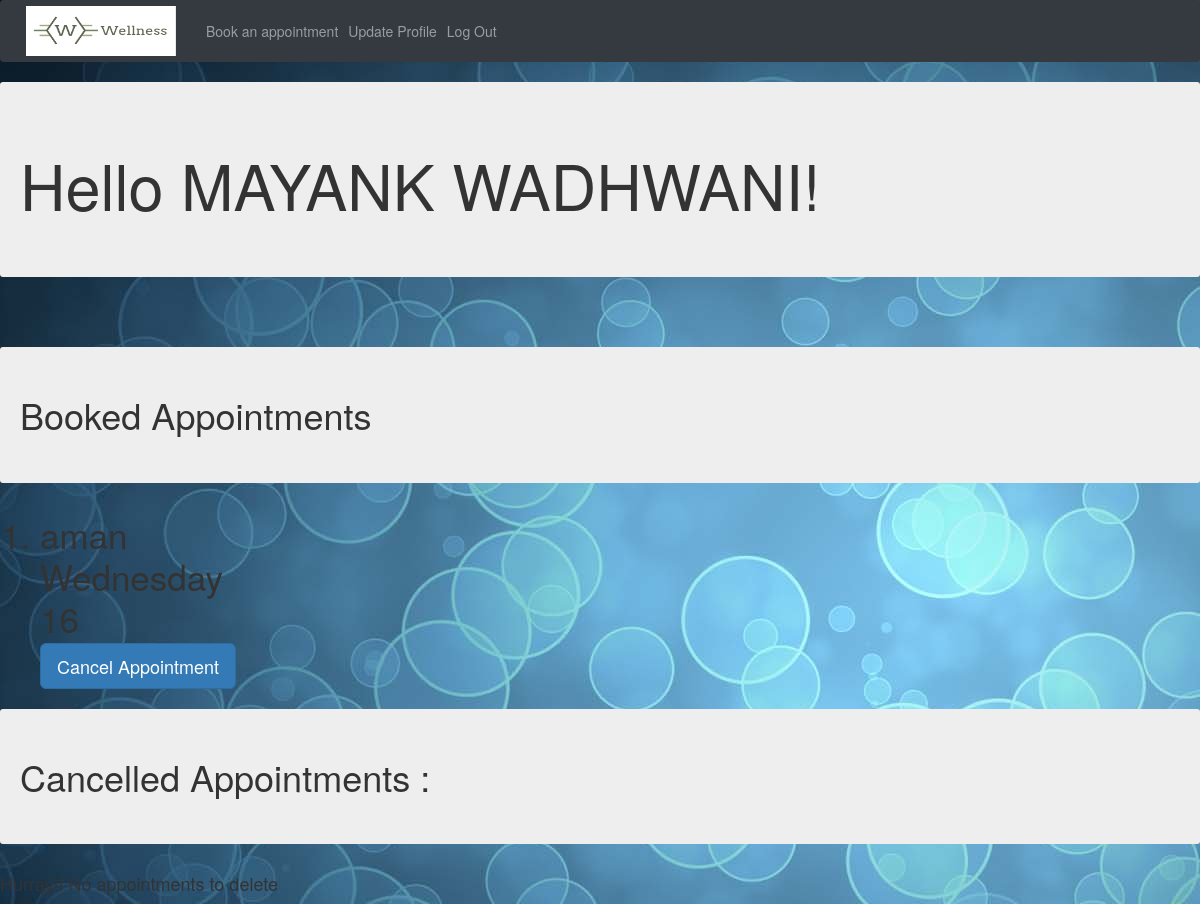
The page /user/dashboard (signed in) on the database its author committed.
### appointments/models.py (models this page shows, shortened)
class Patient (models.Model):
    user = models.OneToOneField(CustomUser, on_delete=models.CASCADE , null=True)
    profile_pic = models.ImageField(upload_to='patient', blank=True, null=True)
    name = models.CharField(max_length = 200 , blank = False)
    age = models.IntegerField(default = 18)
    sex = models.CharField(max_length = 100 , choices = sex )
    blood_group = models.CharField(max_length=10,  choices = blood_group )
    contact_no  = models.IntegerField()
    email_id = models.CharField(max_length=50)

class Appointment(models.Model):
    doctor = models.ForeignKey(Doctor , on_delete=models.CASCADE , null=True)
    patient = models.ForeignKey(Patient , on_delete=models.CASCADE , null=True)
    day = models.CharField(max_length = 100 ,choices = days , default='monday')
    time = models.IntegerField( blank = False)
    cancelled = models.BooleanField( default = False)

class Doctor(models.Model):
    user = models.OneToOneField(CustomUser, on_delete=models.CASCADE, null=True)
    name = models.CharField(max_length = 200 , blank = False)
    age = models.IntegerField(default = 18)
    profile_pic = models.ImageField(upload_to='doctor', blank=True, null=True)
    sex = models.CharField(max_length = 100 , choices = sex )
    specialization = models.CharField(max_length=100, blank = True)
    qualifications = models.CharField(max_length=100 , blank = True)
    yearsOfExperience = models.IntegerField(default = 0)
    contact_no  = models.IntegerField()
    email_id = models.CharField(max_length=50)

### appointments/views.py (the view, shortened to what this page needs)
# urls.py: path('dashboard', views.dashboard , name='dashboard'),
@login_required
def dashboard(request):
    if request.user.person=='patient':
        patient = models.Patient.objects.filter(user=request.user)
        if not patient :
            form = forms.UpdatePatientDetail()
            if request.method=='POST' :
                form = forms.UpdatePatientDetail(request.POST)
                if form.is_valid():
                    detail = form.save(commit=False)
                    detail.user = request.user
                    detail.save()
                return redirect('appointments:dashboard')
            else :
                return render(request,'appointments/UpdatePatientDetail.html', {'form':form , 'patient':request.user.username} )
        else:
            patient = models.Patient.objects.get(user=request.user)
            apps = models.Appointment.objects.filter(patient=patient)
            apps = models.Appointment.objects.filter(cancelled=False)
            cancelled = models.Appointment.objects.filter(cancelled=True)
            return render(request,'appointments/PatientDashboard.html',{'user':request.user , 'patient':patient, 'apps':apps , 'cancelled':cancelled })

### appointments/templates/appointments/PatientDashboard.html (shortened to what this page needs)
{% extends "base_generic.html" %}
{% load static %}
{% block css %}
<link rel="stylesheet" href="https://maxcdn.bootstrapcdn.com/bootstrap/3.3.7/css/bootstrap.min.css">
<link href="{% static 'appointments/css/dashboard.css' %}" rel="stylesheet" type="text/css" />
{% endblock %}
{% block content %}
<nav class="navbar navbar-expand-sm bg-dark navbar-dark">
  <a class="navbar-brand" href="#" style="padding-top:0px;">
    <img src="{% static 'images/nll.jpg' %}" width="150" height="50" alt="Wellness">
  </a>
  <ul class="navbar-nav">
    <li class="nav-item">
      <a class="nav-link" href="{% url 'appointments:BookAppointment' %}">Book an appointment</a>
    </li>
    <li class="nav-item">
      <a class="nav-link" href="{% url 'appointments:UpdateProfile' patient.id %}">Update Profile</a>
    </li>
    <li class="nav-item" style="float:right;">
      <a class="nav-link" href="{% url 'account_logout' %}">Log Out</a>
    </li>
  </ul>
</nav>
  <div class="jumbotron">
    <h1>Hello {{ patient.name }}!</h1>
  </div>
  <br>
  <h1 class="jumbotron">Booked Appointments</h1>
  {% if apps %}
  <ol class="display-4">
    <li>
      {% for app in apps %}
        {{ app.doctor.name }}<br>
        {{ app.day }}<br>
        {{ app.time }}<br>
        <a href="{% url 'appointments:cancelAppointment' app.id %}"><button type="button" class="btn btn-primary btn-lg">Cancel Appointment</button></a>
      {% endfor %}
    </li>
  </ol>
  {% else %}
  <h4>No appointments</h1>
  {% endif %}
  <h1 class="jumbotron">Cancelled Appointments : </h1>
  {% if cancelled %}
  <ol class="display-4">
    <li>
      {% for app in cancelled %}
        {{ app.doctor.name }}<br>
        {{ app.day }}<br>
        {{ app.time }}<br>
        <a href="{% url 'appointments:deleteAppointment' app.id %}"><button type="button" class="btn btn-primary btn-lg">Delete from history</button></a>
        <br>
      {% endfor %}
    </li>
  </ol>
  {% else %}
  <h4>Hurray!! No appointments to delete</h1>
  {% endif %}
{% endblock %}

### appointments/static/appointments/css/dashboard.css (style rules this page uses)
body { background-image: url('../../images/bg.jpg') ; }

### rows shown on the page
Patient: name "MAYANK WADHWANI"
Appointment: doctor.name "aman", day "Wednesday", time "16"
